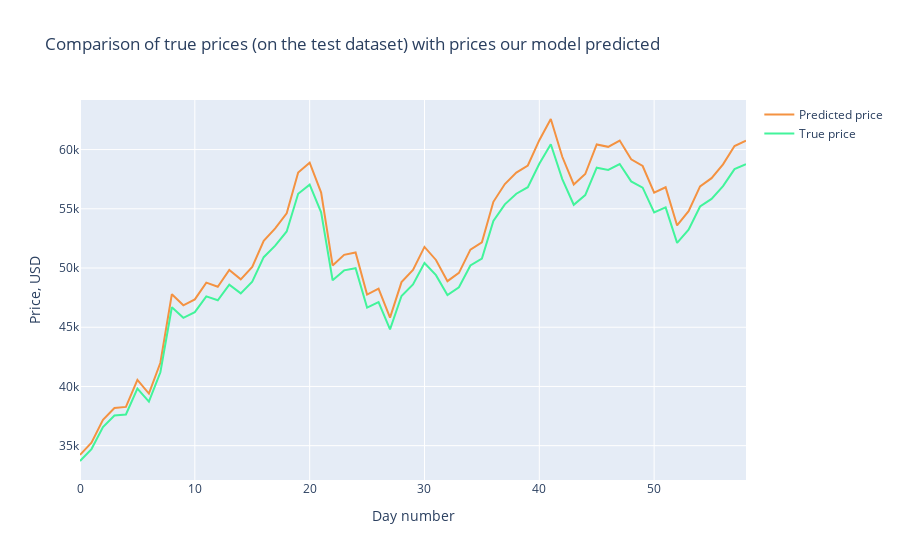

Notebook code for this chart:
### Code cell
trace1 = go.Scatter(
    x = np.arange(0, len(prediction2_inverse), 1),
    y = prediction2_inverse,
    mode = 'lines',
    name = 'Predicted price',
    hoverlabel= dict(namelength=-1),
    line = dict(color=('rgb(244, 146, 65)'), width=2)
)
trace2 = go.Scatter(
    x = np.arange(0, len(Y_test2_inverse), 1),
    y = Y_test2_inverse,
    mode = 'lines',
    name = 'True price',
    line = dict(color=('rgb(66, 244, 155)'), width=2)
)

data = [trace1, trace2]
layout = dict(title = 'Comparison of true prices (on the test dataset) with prices our model predicted',
             xaxis = dict(title = 'Day number'), yaxis = dict(title = 'Price, USD'))
fig = dict(data=data, layout=layout)
py.iplot(fig, filename='results_demonstrating0')

### Figure 1 — Plotly figure (JSON) as saved in the notebook; plotly's stock layout.template omitted (floating-point values rounded to 4 significant figures)
{"data": [{"hoverlabel": {"namelength": -1}, "line": {"color": "rgb(244, 146, 65)", "width": 2}, "mode": "lines", "name": "Predicted price", "type": "scatter", "x": [0, 1, 2, 3, 4, 5, 6, 7, 8, 9, 10, 11, 12, 13, 14, 15, 16, 17, 18, 19, 20, 21, 22, 23, 24, 25, 26, 27, 28, 29, 30, 31, 32, 33, 34, 35, 36, 37, 38, 39, 40, 41, 42, 43, 44, 45, 46, 47, 48, 49, 50, 51, 52, 53, 54, 55, 56, 57, 58], "y": [34220.0, 35260.0, 37180.0, 38180.0, 38270.0, 40550.0, 39400.0, 42000.0, 47790.0, 46850.0, 47350.0, 48770.0, 48420.0, 49830.0, 49040.0, 50090.0, 52300.0, 53350.0, 54630.0, 58060.0, 58890.0, 56370.0, 50220.0, 51110.0, 51310.0, 47760.0, 48260.0, 45810.0, 48810.0, 49850.0, 51780.0, 50680.0, 48890.0, 49590.0, 51560.0, 52180.0, 55590.0, 57090.0, 58060.0, 58660.0, 60790.0, 62580.0, 59390.0, 57050.0, 57940.0, 60430.0, 60230.0, 60770.0, 59180.0, 58610.0, 56370.0, 56820.0, 53590.0, 54800.0, 56900.0, 57590.0, 58750.0, 60300.0, 60750.0]}, {"line": {"color": "rgb(66, 244, 155)", "width": 2}, "mode": "lines", "name": "True price", "type": "scatter", "x": [0, 1, 2, 3, 4, 5, 6, 7, 8, 9, 10, 11, 12, 13, 14, 15, 16, 17, 18, 19, 20, 21, 22, 23, 24, 25, 26, 27, 28, 29, 30, 31, 32, 33, 34, 35, 36, 37, 38, 39, 40, 41, 42, 43, 44, 45, 46, 47, 48, 49, 50, 51, 52, 53, 54, 55, 56, 57, 58], "y": [33710.0, 34710.0, 36570.0, 37540.0, 37630.0, 39810.0, 38710.0, 41200.0, 46680.0, 45800.0, 46270.0, 47600.0, 47270.0, 48600.0, 47860.0, 48850.0, 50910.0, 51890.0, 53080.0, 56270.0, 57040.0, 54710.0, 48970.0, 49800.0, 49990.0, 46660.0, 47130.0, 44820.0, 47640.0, 48620.0, 50430.0, 49400.0, 47720.0, 48370.0, 50220.0, 50800.0, 53980.0, 55380.0, 56270.0, 56830.0, 58800.0, 60460.0, 57510.0, 55340.0, 56160.0, 58470.0, 58280.0, 58780.0, 57310.0, 56790.0, 54700.0, 55120.0, 52120.0, 53240.0, 55190.0, 55830.0, 56910.0, 58350.0, 58760.0]}], "layout": {"autosize": true, "title": {"text": "Comparison of true prices (on the test dataset) with prices our model predicted"}, "xaxis": {"autorange": true, "range": [0, 58], "title": {"text": "Day number"}, "type": "linear"}, "yaxis": {"autorange": true, "range": [32100.0, 64190.0], "title": {"text": "Price, USD"}, "type": "linear"}}}
